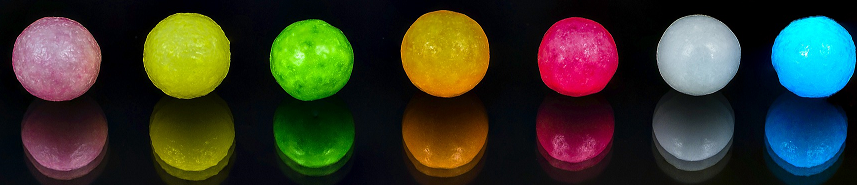
#> input picture python/수업자료/images/colorballs.png, 857 x 185 px, given in place of colorballs.jpg, which was not available
$ jupyter execute --allow-errors opencv_200713_findball.ipynb   (text cells are left out)
#> lines starting #> are read from the running program, lines starting #| are printed output that depends on the picture; after the words box and inside, x2 and y2 are one past the last pixel; in counts of white or black regions, pixels touching at a corner belong together; pictures that were not available may be replaced by others from this repository, and a replacement may not be noted
[cell 1]
import numpy as np
import cv2

[cell 2]
img_color = cv2.imread('images/colorballs.jpg')
#> img_color is the input picture: shape (185, 857, 3); mean B, G, R 40.1, 54.7, 53

[cell 3]
img_out = img_color.copy()
# img_out = cv2.pyrDown(img_out)
img_gray = cv2.cvtColor(img_color, cv2.COLOR_BGR2GRAY)
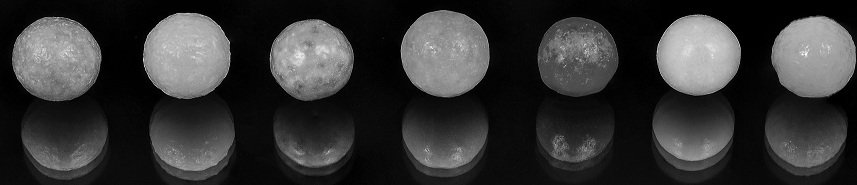
#> img_gray: shape (185, 857); min 0, max 251, mean 52.5
# img_gray = cv2.pyrDown(img_gray)

[cell 4]
circles = cv2.HoughCircles(img_gray, cv2.HOUGH_GRADIENT, 1, 100, \
              param1=250, param2 =10, minRadius=80, maxRadius =100)
#> circles = [[661.5, 83.5, 88.3], [70.5, 96.5, 82.3], [484.5, 106.5, 86.8], [836.5, 99.5, 86.8]]

for i in circles[0]:
    cv2.circle(img_out, (i[0],i[1]), i[2], (0,0,255),2)
#> this loop made 4 passes
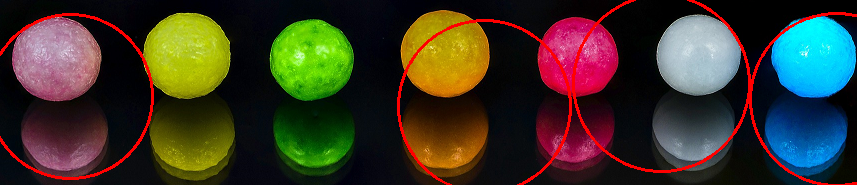
#> img_out: shape (185, 857, 3); 3.15% of pixels changed, all inside (x1, y1, x2, y2) = (0, 0, 857, 185)

[cell 5]
cv2.imshow('color', img_out)
cv2.waitKey(0)
cv2.destroyAllWindows()

[cell 6]
img_out = img_color.copy()
img_out = cv2.pyrDown(img_out)
#> img_out: shape (93, 429, 3)
img_gray = cv2.cvtColor(img_color, cv2.COLOR_BGR2GRAY)
img_gray = cv2.pyrDown(img_gray)
#> img_gray: shape (93, 429)

[cell 7]
circles = cv2.HoughCircles(img_gray, cv2.HOUGH_GRADIENT, 1, 70, \
              param1=180, param2 =15, minRadius=30, maxRadius =55)
#> circles = [[155.5, 41.5, 31.8]]

for i in circles[0]:
    cv2.circle(img_out, (i[0],i[1]), i[2], (0,0,255),2)
#> this loop made 1 pass
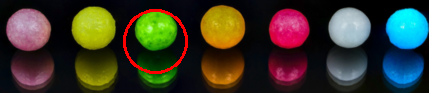
#> img_out: shape (93, 429, 3); mean B, G, R 39.8, 53.9, 56.3

[cell 8]
cv2.imshow('color', img_out)
cv2.waitKey(0)
cv2.destroyAllWindows()

[cell 9]
img_color = cv2.imread('images/golfballs.jpg')

#> (a cell that did not finish here is left out)

[cell 11]
kernel = cv2.getStructuringElement(cv2.MORPH_RECT, (3, 3))
#> kernel = [[1, 1, 1], [1, 1, 1], [1, 1, 1]]
img_gray = cv2.morphologyEx(img_gray,cv2.MORPH_OPEN,kernel,iterations=1)
# cv2.imshow('img_gray', img_gray)
# cv2.waitKey(0)
# cv2.destroyAllWindows()

[cell 12]
circles = cv2.HoughCircles(img_gray, cv2.HOUGH_GRADIENT, 1, 95, \
              param1=100, param2 =16, minRadius=51, maxRadius =95)
#> circles = [[220.5, 29.5, 58.1]]

for i in circles[0]:
    cv2.circle(img_out, (i[0],i[1]), i[2], (0,0,255),2)
#> this loop made 1 pass
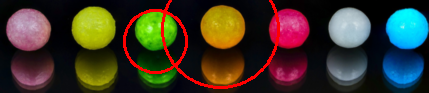
#> img_out: shape (93, 429, 3); 1.79% of pixels changed, all inside (x1, y1, x2, y2) = (161, 0, 280, 89)

[cell 13]
cv2.imshow('color', img_out)
cv2.waitKey(0)
cv2.destroyAllWindows()

[cell 14]
import numpy as np
import cv2

img_color = cv2.imread('images/golfballs.jpg')

#> (the rest of this cell did not finish here and is left out)

[cell 15]
img_color = cv2.imread('images/colorballs.jpg')

[cell 16]
number1 = np.ones_like(img_color) * 127
number2 = np.ones_like(img_color) * 2

[cell 17]
img_add1 = cv2.add(img_color,number1)
img_out = img_add1
img_add2 = img_color+127
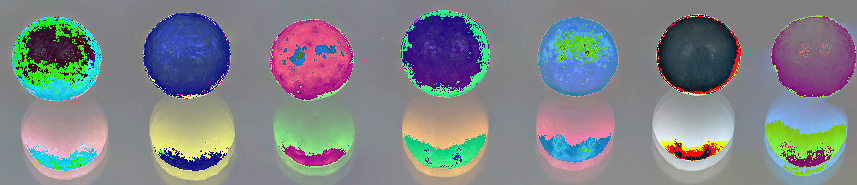
#> img_add2: shape (185, 857, 3); mean B, G, R 136, 131.2, 127.4
print(img_color[0][0])
#| [12  8  2]
print(img_add1[0][0])
#| [139 135 129]
print(img_add2[0][0])
#| [139 135 129]

[cell 18]
img_sub = cv2.subtract(img_color,number1)
img_out = img_sub

[cell 19]
img_mul = cv2.multiply(img_color,number2)
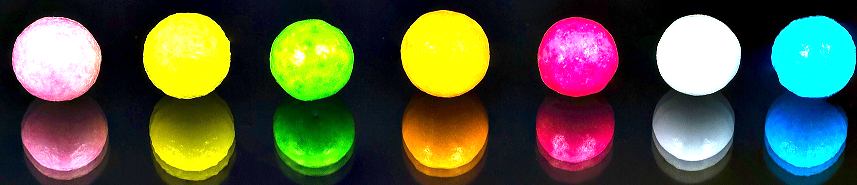
#> img_mul: shape (185, 857, 3); mean B, G, R 63.7, 88.7, 84.7
img_out = img_mul

[cell 20]
img_div = cv2.divide(img_color,number2)
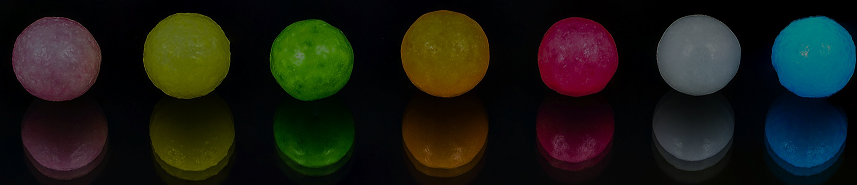
#> img_div: shape (185, 857, 3); mean B, G, R 20, 27.4, 26.5
img_out = img_div

[cell 21]
cv2.imshow('color', img_out)
cv2.waitKey(0)
cv2.destroyAllWindows()

[cell 22]
img_max = cv2.max(img_color, number1)
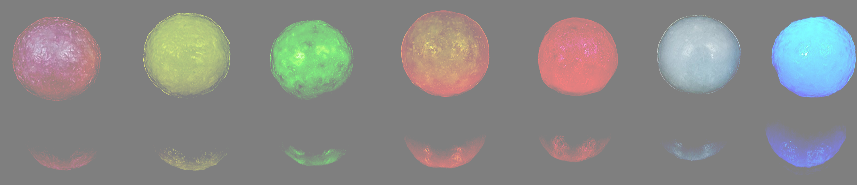
#> img_max: shape (185, 857, 3); mean B, G, R 135.3, 137.5, 137.7
img_out = img_max

[cell 23]
img_min = cv2.min(img_color, number1)
img_out = img_min

[cell 24]
img_abs = cv2.absdiff(img_color, number1)
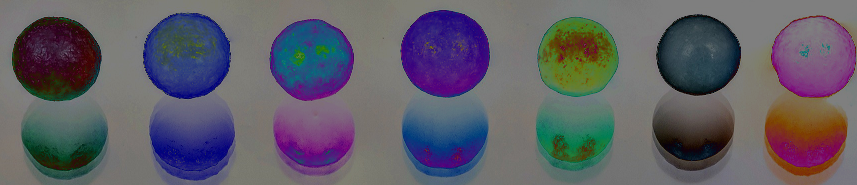
#> img_abs: shape (185, 857, 3); mean B, G, R 103.5, 93.2, 95.4
img_out = img_abs

[cell 25]
img_comp = cv2.compare(img_color,number1, cv2.CMP_GT)
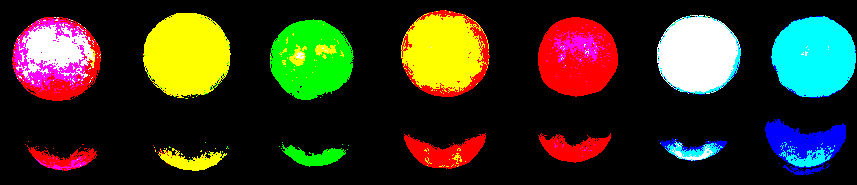
#> img_comp: shape (185, 857, 3); mean B, G, R 31.3, 50.8, 52.6
img_out = img_comp

$ run again, with python/수업자료/images/green.png copied over python/수업자료/images/colorballs.png
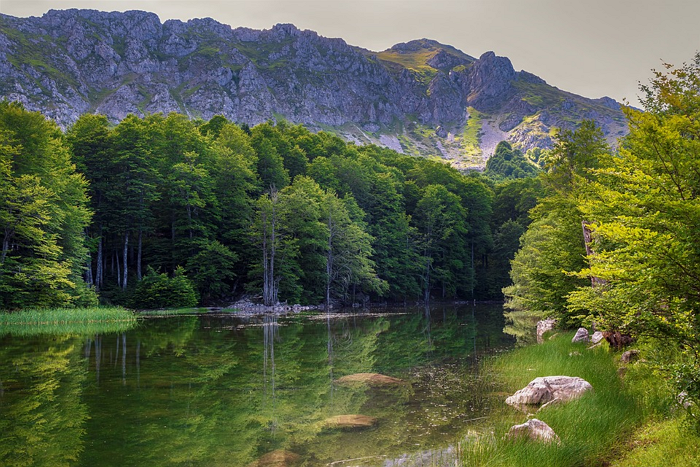
#> input picture python/수업자료/images/green.png, 700 x 467 px, given in place of colorballs.jpg, which was not available
#> img_color is the input picture: shape (467, 700, 3); mean B, G, R 70.9, 97.3, 88
#> `circles = cv2.HoughCircles(img_gray, cv2.HOUGH_GRADIENT, 1, 100, \ par..`: circles = 24 rows, first 8: [547.5, 229.5, 99.4], [596.5, 348.5, 99.4], [152.5, 214.5, 99.4], [267.5, 224.5, 99.4], [646.5, 249.5, 90.6], [565.5, 122.5, 99.4], [452.5, 281.5, 99.4], [417.5, 139.5, 99.4]
#> the loop `for i in circles[0]:` made 24 passes
#> `circles = cv2.HoughCircles(img_gray, cv2.HOUGH_GRADIENT, 1, 70, \ para..`: circles = [[284.5, 102.5, 54.4], [73.5, 106.5, 52.2], [304.5, 181.5, 44.5], [157.5, 111.5, 47.8], [224.5, 55.5, 43.3], [5.5, 149.5, 44.4], [174.5, 189.5, 41.1]]
#> the loop `for i in circles[0]:` made 7 passes
#> after the loop `for i in circles[0]:`:
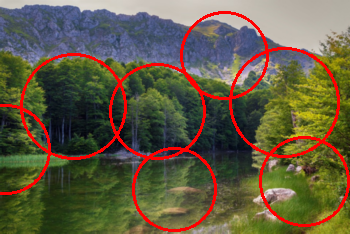
#> img_out: shape (234, 350, 3); mean B, G, R 66.6, 90.8, 99.5
#> kernel = [[1, 1, 1], [1, 1, 1], [1, 1, 1]]
#> `circles = cv2.HoughCircles(img_gray, cv2.HOUGH_GRADIENT, 1, 95, \ para..`: circles = [[225.5, 139.5, 86.7], [107.5, 144.5, 83.4], [220.5, 40.5, 94.4], [319.5, 120.5, 58], [10.5, 81.5, 73.5], [284.5, 216.5, 56.8], [125.5, 22.5, 64.7]]
#> the loop `for i in circles[0]:` made 7 passes
#| [198 207 211]
#| [255 255 255]
#| [69 78 82]
#> `img_comp = cv2.compare(img_color,number1, cv2.CMP_GT)`:
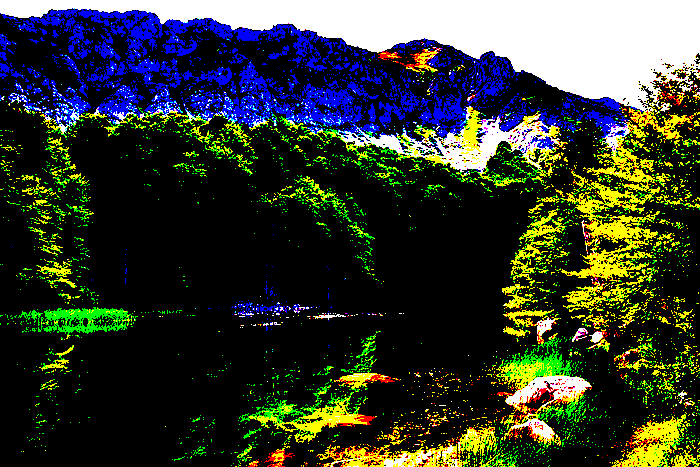
#> img_comp: shape (467, 700, 3); mean B, G, R 46.2, 58.5, 52
